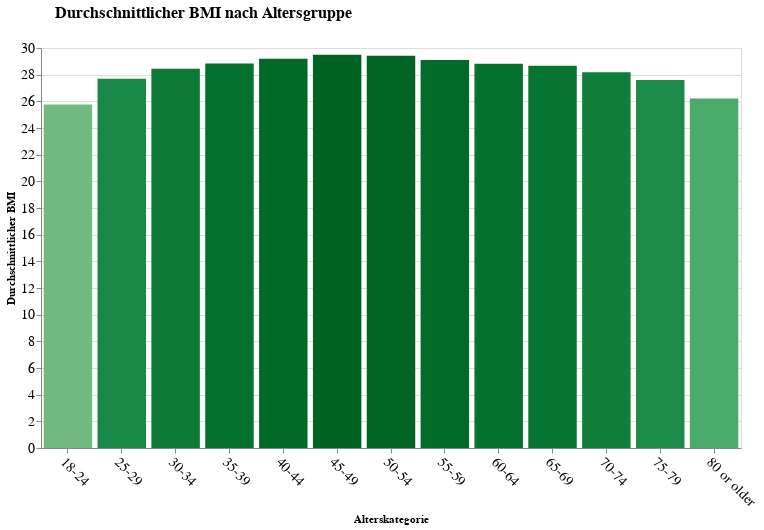

Source (notebook cell):
### Code cell
# Durchschnittlicher BMI nach Altersgruppe

bmi_by_age = df.groupby("AgeCategory")["BMI"].mean().reset_index()

color_scale = alt.Scale(
    domain=(24, 29),
    range=["#E5F5E0", "#2CA25F", "#006D2C"],
)

chartBMI = alt.Chart(bmi_by_age).mark_bar().encode(
    x=alt.X('AgeCategory', title='Alterskategorie', axis=alt.Axis(labelFontSize=14, labelAngle=45)),
    y=alt.Y("BMI", title="Durchschnittlicher BMI", axis=alt.Axis(labelFontSize=14, labelAngle=0), scale=alt.Scale(zero = False)),
    color=alt.Color("BMI", title="Altersgruppe",scale=color_scale, legend=None)
).properties(
    width=700,
    height=400,
    title={
        "text": "Durchschnittlicher BMI nach Altersgruppe",
        "fontSize": 16,
        "fontWeight": "bold",
        "anchor": "start",
        "dx": 50,
        "offset": 20
    }
)

chartBMI

### Figure 1 — Vega-Lite specification as saved in the notebook (floating-point values rounded to 4 significant figures)
{"config": {"view": {"continuousWidth": 300, "continuousHeight": 300}}, "data": {"name": "data-27155572fe078777959e9ee671dc6f07"}, "mark": {"type": "bar"}, "encoding": {"color": {"field": "BMI", "legend": null, "scale": {"domain": [24, 29], "range": ["#E5F5E0", "#2CA25F", "#006D2C"]}, "title": "Altersgruppe", "type": "quantitative"}, "x": {"axis": {"labelAngle": 45, "labelFontSize": 14}, "field": "AgeCategory", "title": "Alterskategorie", "type": "nominal"}, "y": {"axis": {"labelAngle": 0, "labelFontSize": 14}, "field": "BMI", "scale": {"zero": false}, "title": "Durchschnittlicher BMI", "type": "quantitative"}}, "height": 400, "title": {"text": "Durchschnittlicher BMI nach Altersgruppe", "fontSize": 16, "fontWeight": "bold", "anchor": "start", "dx": 50, "offset": 20}, "width": 700, "$schema": "https://vega.github.io/schema/vega-lite/v5.8.0.json", "datasets": {"data-27155572fe078777959e9ee671dc6f07": [{"AgeCategory": "18-24", "BMI": 25.76}, {"AgeCategory": "25-29", "BMI": 27.69}, {"AgeCategory": "30-34", "BMI": 28.44}, {"AgeCategory": "35-39", "BMI": 28.84}, {"AgeCategory": "40-44", "BMI": 29.2}, {"AgeCategory": "45-49", "BMI": 29.49}, {"AgeCategory": "50-54", "BMI": 29.43}, {"AgeCategory": "55-59", "BMI": 29.1}, {"AgeCategory": "60-64", "BMI": 28.82}, {"AgeCategory": "65-69", "BMI": 28.67}, {"AgeCategory": "70-74", "BMI": 28.18}, {"AgeCategory": "75-79", "BMI": 27.6}, {"AgeCategory": "80 or older", "BMI": 26.22}]}}
